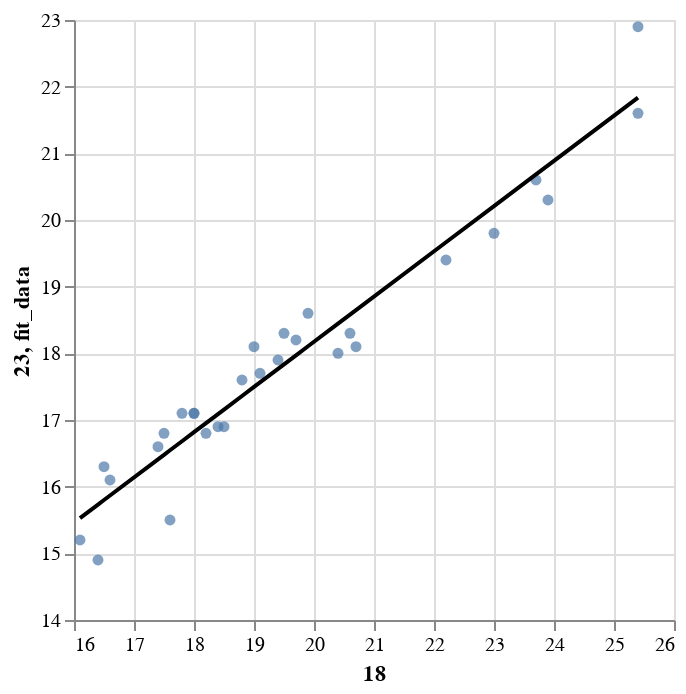

The notebook cell this image was saved under:
### Code cell
visually_check_regression(EVENING, eve)

### Figure 1 — Vega-Lite specification as saved in the notebook (floating-point values rounded to 4 significant figures)
{"config": {"view": {"continuousWidth": 300, "continuousHeight": 300}}, "layer": [{"mark": {"type": "circle"}, "encoding": {"x": {"field": "18", "scale": {"zero": false}, "type": "quantitative"}, "y": {"field": "23", "scale": {"zero": false}, "type": "quantitative"}}}, {"mark": {"type": "line"}, "encoding": {"color": {"value": "black"}, "x": {"field": "18", "scale": {"zero": false}, "type": "quantitative"}, "y": {"field": "fit_data", "scale": {"zero": false}, "type": "quantitative"}}}], "data": {"name": "data-80e8adbcc1108065677c1d20b8f50f33"}, "$schema": "https://vega.github.io/schema/vega-lite/v5.20.1.json", "datasets": {"data-80e8adbcc1108065677c1d20b8f50f33": [{"date": "2020-06-01T00:00:00", "18": 19.9, "23": 18.6, "deltaT": 1.3, "fit_data": 18.11}, {"date": "2020-06-02T00:00:00", "18": 25.4, "23": 22.9, "deltaT": 2.5, "fit_data": 21.84}, {"date": "2020-06-03T00:00:00", "18": 25.4, "23": 21.6, "deltaT": 3.8, "fit_data": 21.84}, {"date": "2020-06-04T00:00:00", "18": 23.0, "23": 19.8, "deltaT": 3.2, "fit_data": 20.21}, {"date": "2020-06-05T00:00:00", "18": 16.6, "23": 16.1, "deltaT": 0.5, "fit_data": 15.87}, {"date": "2020-06-06T00:00:00", "18": 16.4, "23": 14.9, "deltaT": 1.5, "fit_data": 15.73}, {"date": "2020-06-07T00:00:00", "18": 16.5, "23": 16.3, "deltaT": 0.2, "fit_data": 15.8}, {"date": "2020-06-08T00:00:00", "18": 20.4, "23": 18.0, "deltaT": 2.4, "fit_data": 18.45}, {"date": "2020-06-09T00:00:00", "18": 22.2, "23": 19.4, "deltaT": 2.8, "fit_data": 19.67}, {"date": "2020-06-10T00:00:00", "18": 20.7, "23": 18.1, "deltaT": 2.6, "fit_data": 18.65}, {"date": "2020-06-11T00:00:00", "18": 20.6, "23": 18.3, "deltaT": 2.3, "fit_data": 18.58}, {"date": "2020-06-12T00:00:00", "18": 16.1, "23": 15.2, "deltaT": 0.9, "fit_data": 15.53}, {"date": "2020-06-13T00:00:00", "18": 17.4, "23": 16.6, "deltaT": 0.8, "fit_data": 16.41}, {"date": "2020-06-14T00:00:00", "18": 17.8, "23": 17.1, "deltaT": 0.7, "fit_data": 16.68}, {"date": "2020-06-15T00:00:00", "18": 18.5, "23": 16.9, "deltaT": 1.6, "fit_data": 17.16}, {"date": "2020-06-16T00:00:00", "18": 18.0, "23": 17.1, "deltaT": 0.9, "fit_data": 16.82}, {"date": "2020-06-17T00:00:00", "18": 23.7, "23": 20.6, "deltaT": 3.1, "fit_data": 20.68}, {"date": "2020-06-18T00:00:00", "18": 23.9, "23": 20.3, "deltaT": 3.6, "fit_data": 20.82}, {"date": "2020-06-19T00:00:00", "18": 18.2, "23": 16.8, "deltaT": 1.4, "fit_data": 16.95}, {"date": "2020-06-20T00:00:00", "18": 17.5, "23": 16.8, "deltaT": 0.7, "fit_data": 16.48}, {"date": "2020-06-21T00:00:00", "18": 18.8, "23": 17.6, "deltaT": 1.2, "fit_data": 17.36}, {"date": "2020-06-22T00:00:00", "18": 19.5, "23": 18.3, "deltaT": 1.2, "fit_data": 17.83}, {"date": "2020-06-23T00:00:00", "18": 19.1, "23": 17.7, "deltaT": 1.4, "fit_data": 17.56}, {"date": "2020-06-24T00:00:00", "18": 19.4, "23": 17.9, "deltaT": 1.5, "fit_data": 17.77}, {"date": "2020-06-25T00:00:00", "18": 19.0, "23": 18.1, "deltaT": 0.9, "fit_data": 17.5}, {"date": "2020-06-26T00:00:00", "18": 18.0, "23": 17.1, "deltaT": 0.9, "fit_data": 16.82}, {"date": "2020-06-27T00:00:00", "18": 18.4, "23": 16.9, "deltaT": 1.5, "fit_data": 17.09}, {"date": "2020-06-28T00:00:00", "18": 17.6, "23": 15.5, "deltaT": 2.1, "fit_data": 16.55}, {"date": "2020-06-29T00:00:00", "18": 19.7, "23": 18.2, "deltaT": 1.5, "fit_data": 17.97}]}}
